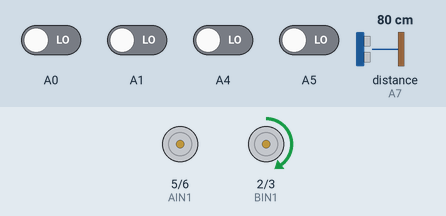
This sketch was run on a simulated Arduino Nano, built with avr-gcc and run on an emulated ATmega328P. On the bench: motor-driver pin pairs drawn as motors (green arrow = first pin HIGH = forward, orange = second pin HIGH = backward, longer = more drive, scaled by the enable pin). The test bench sets the inputs (shaded band); at power-on: A0, A1, A4, A5 LOW, distance to the obstacle (sensor on A7) 80 cm.

Above: at 12.2 s.
12.3 s: distance to the obstacle (sensor on A7) set to 21 cm
15.8 s: distance to the obstacle (sensor on A7) set to 17 cm
At 17.9 s:
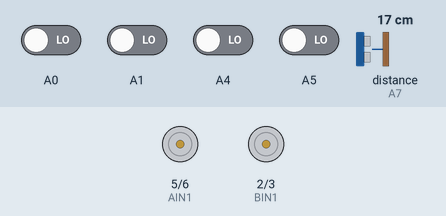
20.5 s: distance to the obstacle (sensor on A7) set to 35 cm
At 21.4 s:
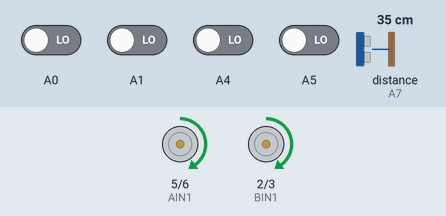
25.2 s: A0 driven HIGH
At 26.4 s:
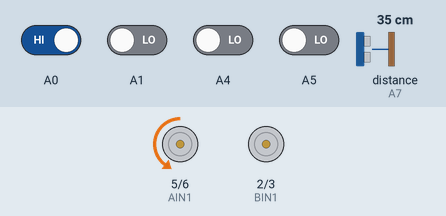
29.9 s: A5 driven HIGH
32.4 s: distance to the obstacle (sensor on A7) set to 22 cm
34.2 s: distance to the obstacle (sensor on A7) set to 18 cm
At 35.0 s:
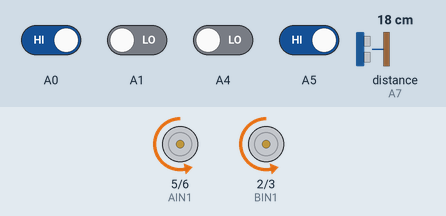
Timing chart, 0 to 37.0 s (numbered marks = the images above; inputs shaded):
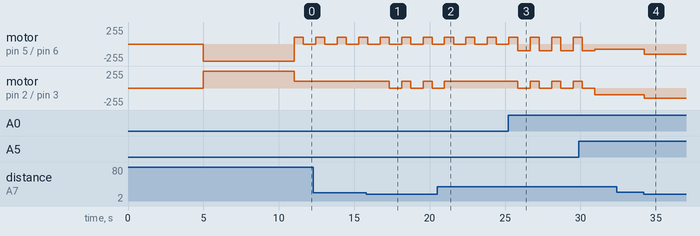

The sketch:

sumobot.ino
```cpp
#include <QTRSensors.h>
#include <SharpIR.h>
#include <ezButton.h>

QTRSensors qtr;
SharpIR sensor(SharpIR::GP2Y0A21YK0F, A7);
ezButton agiSwitch(4); // toggle switch for agibot
ezButton sumoSwitch(7); // toggle switch for sumobot
ezButton intelSwitch(8); // toggle switch for intellibot

const uint8_t SensorCount = 4;
uint16_t sensorValues[SensorCount];

// Arena Settings
#define QTR_THRESHOLD 300  // need tuning per each environment

// Speed Settings
#define speedTurn 100     // Default - 80
#define speedForward 60   // Default - 255
#define speedBackward 100  // Default - 255
#define speedCharge 150    // Default - 255

// Left Motor Pins
#define PWMA 10   // speedControl
#define AIN1 5  // pinDirection
#define AIN2 6  // pinDirection

// Right Motor Pins
#define PWMB 9  // speedControl
#define BIN1 2  // pinDirection
#define BIN2 3  // pinDirection

bool agiDelay = true;
int lastError = 0;

void setup() {
  Serial.begin(9600);
  sumoSwitch.setDebounceTime(50);
  qtr.setTypeRC();
  qtr.setSensorPins((const uint8_t[]){
                      A0, A1, A4, A5},
                    SensorCount);
  qtr.setEmitterPin(8);
  pinMode(PWMA, OUTPUT);
  pinMode(AIN1, OUTPUT);
  pinMode(AIN2, OUTPUT);
  pinMode(PWMB, OUTPUT);
  pinMode(BIN1, OUTPUT);
  pinMode(BIN2, OUTPUT);
  delay(5000);
  startRoutine();
}

void loop() {
  int distance = sensor.getDistance();
  //Serial.println(distance);
  qtr.read(sensorValues);
  //Serial.println(sensorValues);

  if (sensorValues[0] < QTR_THRESHOLD) {
    // Leftmost Sensor Detected the Border
    move(0, speedBackward, 1);
    move(1, speedBackward, 1);
    delay(600);
    move(1, speedTurn, 1);
    move(0, 0, 0);
    if (distance < 20) {
      move(1, 0, 0);
      move(0, 0, 0);
    }
    delay(800);/*
    move(1, speedForward, 1);
    move(0, speedForward, 1);*/
  }
  else if (sensorValues[3] < QTR_THRESHOLD) {
    // Rightmost Sensor Detected The Border
    move(1, speedBackward, 1);
    move(0, speedBackward, 1);
    delay(600);
    move(0, speedTurn, 0);
    move(1, 0, 1);
    while (distance < 20) {
      move(1, 0, 0);
      move(0, 0, 0);
    }
    delay(800);/*
    move(1, speedForward, 1);
    move(0, speedForward, 1);*/
  }
  else {
    if (distance <= 20) {
      move(1, speedCharge, 0);
      move(0, speedCharge, 0);
      /*
      delay(1000);
      move(1, speedTurn, 0);
      move(0, speedCharge, 1);
      delay(1000);
      if (distance < 15) {
      move(1, speedCharge, 1);
      move(0, speedCharge, 1);
      return;
      }*/
    }/*
    else if (distance > 20 && distance <= 25) {
      move(0, 0, 0);
      move(1, speedCharge, 0);
      delay(200);
      move(0, speedCharge, 0);
      move(1, speedCharge, 0);
      delay(400);
      move(0, speedCharge, 0);
      move(1, 0, 0);
      delay(400);
      move(0, speedCharge, 0);
      move(1, speedCharge, 0);
    }*/
    else {
      // search
      move(1, 40, 0);
      move(0, 80, 0);
    }
  }
}

void move(int motor, int speed, int direction) {
  // motor 0 = left, 1 = right || direction 0 = forward, 1 = backward
  boolean inPin1 = HIGH, inPin2 = LOW;
  if (direction == 1) {
    inPin1 = HIGH;
    inPin2 = LOW;
  }
  if (direction == 0) {
    inPin1 = LOW;
    inPin2 = HIGH;
  }
  if (motor == 0) {
    digitalWrite(AIN1, inPin1);
    digitalWrite(AIN2, inPin2);
    analogWrite(PWMA, speed);
  }
  if (motor == 1) {
    digitalWrite(BIN1, inPin1);
    digitalWrite(BIN2, inPin2);
    analogWrite(PWMB, speed);
  }
}

void startRoutine() {
  for(int i=0; i<2; i++) {
    move(1, 255, 1);
    move(0, 255, 0);
    delay(3000);/*
    move(1, 0, 0);
    move(0, 0, 0);
    delay(10);*/
  }
}
```

Measured:
- the behaviour switches between 20 and 19 cm on distance to the obstacle (sensor on A7) (found by bisection; images 0 and 1)
- the behaviour switches between 21 and 20 cm on distance to the obstacle (sensor on A7) (found by bisection; images 3 and 4)
- after the input at 15.8 s, motor on pin 2 (BIN1) / pin 3 (BIN2): alternates forward 100/255 for 0.60 s and stopped for 0.82 s, starting after 1.5 s
- after the input at 20.5 s, motor on pin 2 (BIN1) / pin 3 (BIN2): goes on until 21.0 s, then stays forward 100/255
- after the input at 25.2 s, motor on pin 2 (BIN1) / pin 3 (BIN2): alternates forward 100/255 for 0.60 s and stopped for 0.82 s, starting after 0.65 s
- after the input at 32.4 s, every drawn part: stays the same
- after the input at 34.2 s, motor on pin 5 (AIN1) / pin 6 (AIN2): backward 80/255 → backward 150/255 at once; motor on pin 2 (BIN1) / pin 3 (BIN2): backward 100/255 → backward 150/255 at once
- by itself, motor on pin 5 (AIN1) / pin 6 (AIN2): alternates forward 100/255 for 0.60 s and backward 100/255 for 0.82 s
